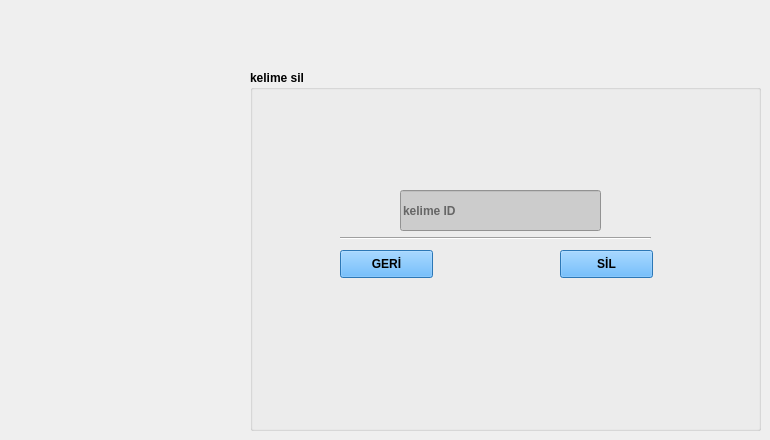
      <widget class="QWidget" name="tab_7">
       <attribute name="title">
        <string>KELİME</string>
       </attribute>
       <widget class="QGroupBox" name="groupBox_4">
        <property name="geometry">
         <rect>
          <x>250</x>
          <y>70</y>
          <width>511</width>
          <height>361</height>
         </rect>
        </property>
        <property name="font">
         <font>
          <weight>75</weight>
          <bold>true</bold>
         </font>
        </property>
        <property name="title">
         <string>kelime sil</string>
        </property>
        <property name="flat">
         <bool>true</bool>
        </property>
        <widget class="QPushButton" name="pushButton_kelime_sil">
         <property name="geometry">
          <rect>
           <x>310</x>
           <y>180</y>
           <width>93</width>
           <height>28</height>
          </rect>
         </property>
         <property name="styleSheet">
          <string notr="true">background-color: #3EA6FF;
</string>
         </property>
         <property name="text">
          <string>SİL</string>
         </property>
        </widget>
        <widget class="QLineEdit" name="lineEdit_kelime_sil">
         <property name="geometry">
          <rect>
           <x>150</x>
           <y>120</y>
           <width>201</width>
           <height>41</height>
          </rect>
         </property>
         <property name="styleSheet">
          <string notr="true">background-color: #CCCCCC;
</string>
         </property>
         <property name="placeholderText">
          <string>kelime ID</string>
         </property>
        </widget>
        <widget class="Line" name="line_18">
         <property name="geometry">
          <rect>
           <x>90</x>
           <y>160</y>
           <width>311</width>
           <height>16</height>
          </rect>
         </property>
         <property name="orientation">
          <enum>Qt::Horizontal</enum>
         </property>
        </widget>
        <widget class="QPushButton" name="pushButton_kelime_sil_geri">
         <property name="geometry">
          <rect>
           <x>90</x>
           <y>180</y>
           <width>93</width>
           <height>28</height>
          </rect>
         </property>
         <property name="styleSheet">
          <string notr="true">background-color: #3EA6FF;
</string>
         </property>
         <property name="text">
          <string>GERİ</string>
         </property>
        </widget>
       </widget>
      </widget>
